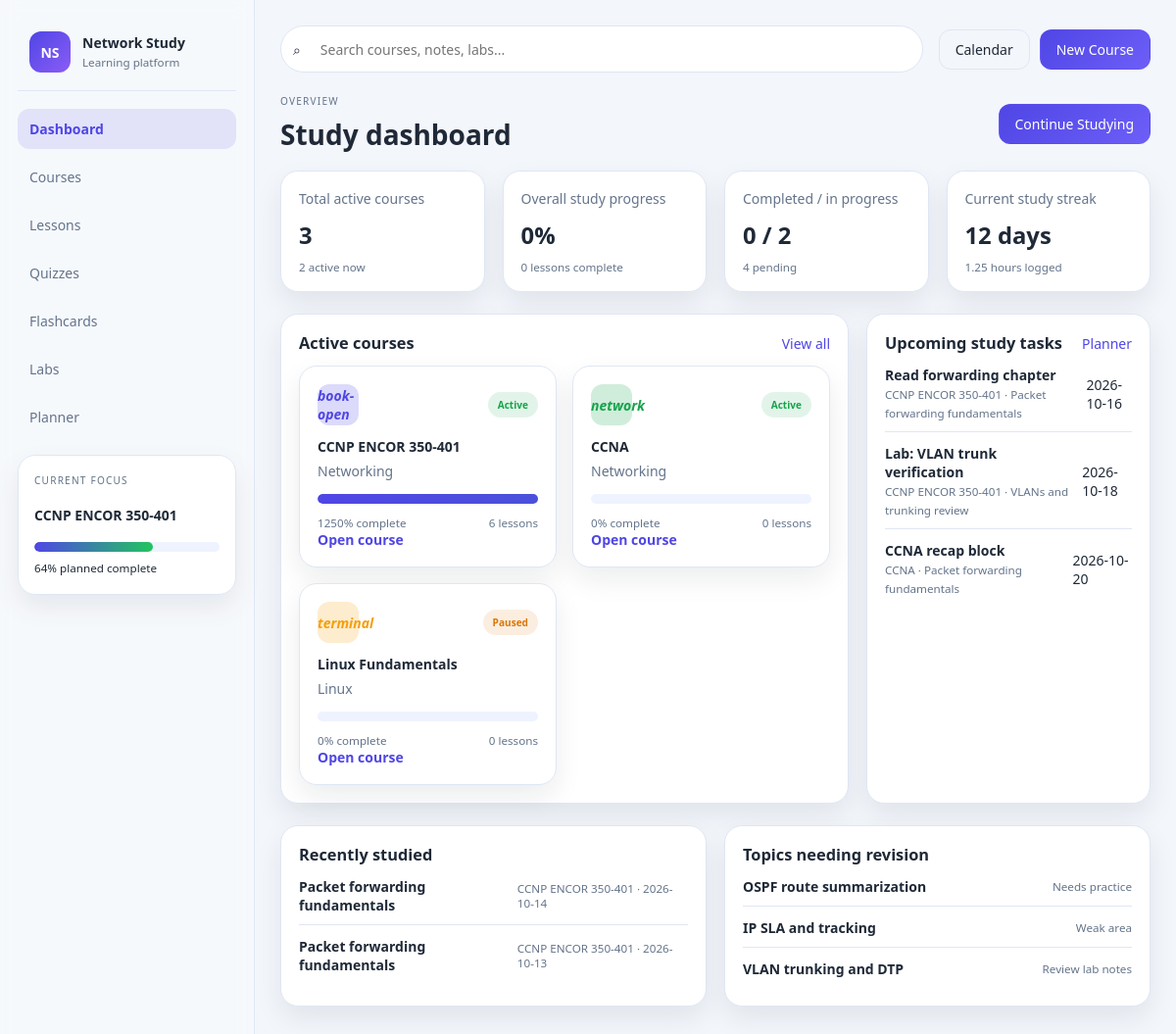
The page / on the database its author committed.
### tables this page shows
CREATE TABLE courses (
    id INT AUTO_INCREMENT PRIMARY KEY,
    user_id INT DEFAULT NULL,
    name VARCHAR(255) NOT NULL,
    description TEXT,
    category VARCHAR(100) NOT NULL DEFAULT 'General',
    target_goal VARCHAR(255) DEFAULT '',
    target_start_date DATE DEFAULT NULL,
    target_end_date DATE DEFAULT NULL,
    priority ENUM('low','medium','high') NOT NULL DEFAULT 'medium',
    estimated_hours DECIMAL(6,2) DEFAULT 0.00,
    daily_target_hours DECIMAL(4,2) DEFAULT 1.00,
    exam_date DATE DEFAULT NULL,
    color VARCHAR(20) DEFAULT '#4f46e5',
    icon VARCHAR(50) DEFAULT 'book-open',
    status ENUM('active','paused','completed','draft') NOT NULL DEFAULT 'active',
    is_active TINYINT(1) NOT NULL DEFAULT 1,
    created_at DATETIME NOT NULL DEFAULT CURRENT_TIMESTAMP,
    updated_at DATETIME NOT NULL DEFAULT CURRENT_TIMESTAMP ON UPDATE CURRENT_TIMESTAMP,
    CONSTRAINT fk_courses_user FOREIGN KEY (user_id) REFERENCES users(id) ON DELETE SET NULL
);

CREATE TABLE study_tasks (
    id INT AUTO_INCREMENT PRIMARY KEY,
    course_id INT DEFAULT NULL,
    lesson_id INT DEFAULT NULL,
    title VARCHAR(255) NOT NULL,
    description TEXT,
    due_date DATE DEFAULT NULL,
    due_time TIME DEFAULT NULL,
    duration_minutes INT NOT NULL DEFAULT 45,
    status ENUM('pending','in_progress','completed') NOT NULL DEFAULT 'pending',
    recurring_rule VARCHAR(255) DEFAULT '',
    created_at DATETIME NOT NULL DEFAULT CURRENT_TIMESTAMP,
    updated_at DATETIME NOT NULL DEFAULT CURRENT_TIMESTAMP ON UPDATE CURRENT_TIMESTAMP,
    CONSTRAINT fk_tasks_course FOREIGN KEY (course_id) REFERENCES courses(id) ON DELETE SET NULL,
    CONSTRAINT fk_tasks_lesson FOREIGN KEY (lesson_id) REFERENCES lessons(id) ON DELETE SET NULL
);

CREATE TABLE lessons (
    id INT AUTO_INCREMENT PRIMARY KEY,
    topic_id INT NOT NULL,
    title VARCHAR(255) NOT NULL,
    objectives TEXT,
    content LONGTEXT,
    status ENUM('pending','in_progress','completed') NOT NULL DEFAULT 'pending',
    estimated_minutes INT NOT NULL DEFAULT 30,
    video_title VARCHAR(255) DEFAULT '',
    video_url VARCHAR(500) DEFAULT '',
    book_pages VARCHAR(255) DEFAULT '',
    sort_order INT NOT NULL DEFAULT 0,
    created_at DATETIME NOT NULL DEFAULT CURRENT_TIMESTAMP,
    updated_at DATETIME NOT NULL DEFAULT CURRENT_TIMESTAMP ON UPDATE CURRENT_TIMESTAMP,
    CONSTRAINT fk_lessons_topic FOREIGN KEY (topic_id) REFERENCES topics(id) ON DELETE CASCADE
);

CREATE TABLE study_sessions (
    id INT AUTO_INCREMENT PRIMARY KEY,
    user_id INT NOT NULL,
    lesson_id INT DEFAULT NULL,
    session_date DATE NOT NULL,
    duration_minutes INT NOT NULL DEFAULT 0,
    notes TEXT,
    status ENUM('planned','completed') NOT NULL DEFAULT 'completed',
    created_at DATETIME NOT NULL DEFAULT CURRENT_TIMESTAMP,
    CONSTRAINT fk_sessions_user FOREIGN KEY (user_id) REFERENCES users(id) ON DELETE CASCADE,
    CONSTRAINT fk_sessions_lesson FOREIGN KEY (lesson_id) REFERENCES lessons(id) ON DELETE SET NULL
);

### app/controllers/BaseController.php (called while the page is built, shortened)
<?php
class BaseController
{
    protected function render(string $template, array $data = []): void
    {
        View::render($template, $data);
    }
}

### app/controllers/DashboardController.php (called while the page is built, shortened)
<?php
class DashboardController extends BaseController
{
    public function index(): void
    {
        $totalCourses = (int) Database::fetchOne('SELECT COUNT(*) as total FROM courses')['total'];
        $activeCourses = (int) Database::fetchOne('SELECT COUNT(*) as total FROM courses WHERE status = :status', ['status' => 'active'])['total'];
        $totalLessons = (int) Database::fetchOne('SELECT COUNT(*) as total FROM lessons')['total'];
        $completedLessons = (int) Database::fetchOne('SELECT COUNT(*) as total FROM lesson_progress WHERE progress_percent >= 100')['total'];
        $inProgressLessons = (int) Database::fetchOne('SELECT COUNT(*) as total FROM lesson_progress WHERE progress_percent > 0 AND progress_percent < 100')['total'];
        $pendingLessons = max(0, $totalLessons - $completedLessons - $inProgressLessons);
        $studyHours = (float) Database::fetchOne('SELECT COALESCE(SUM(duration_minutes), 0) as total FROM study_sessions')['total'];
        $studyHours = round($studyHours / 60, 2);
        $recentSessions = Database::fetchAll(
            'SELECT ss.*, l.title as lesson_title, c.name as course_name
             FROM study_sessions ss
             LEFT JOIN lessons l ON l.id = ss.lesson_id
             LEFT JOIN topics t ON t.id = l.topic_id
             LEFT JOIN modules m ON m.id = t.module_id
             LEFT JOIN courses c ON c.id = m.course_id
             ORDER BY ss.session_date DESC, ss.created_at DESC
             LIMIT 5'
        );
        $courses = Database::fetchAll(
            'SELECT c.*,
                    (SELECT COUNT(*) FROM modules m WHERE m.course_id = c.id) as module_count,
                    (SELECT COUNT(*) FROM topics t JOIN modules m2 ON m2.id = t.module_id WHERE m2.course_id = c.id) as topic_count,
                    (SELECT COUNT(*) FROM lessons l JOIN topics t2 ON t2.id = l.topic_id JOIN modules m3 ON m3.id = t2.module_id WHERE m3.course_id = c.id) as lesson_count,
                    (SELECT COALESCE(SUM(sp.progress_percent),0) FROM lesson_progress sp JOIN lessons l2 ON l2.id = sp.lesson_id JOIN topics t3 ON t3.id = l2.topic_id JOIN modules m4 ON m4.id = t3.module_id WHERE m4.course_id = c.id) / NULLIF((SELECT COUNT(*) FROM lessons l3 JOIN topics t4 ON t4.id = l3.topic_id JOIN modules m5 ON m5.id = t4.module_id WHERE m5.course_id = c.id), 0) * 100 AS progress_percent
             FROM courses c
             ORDER BY c.updated_at DESC'
        );
        $tasks = Database::fetchAll(
            'SELECT st.*, c.name as course_name, l.title as lesson_title
             FROM study_tasks st
             LEFT JOIN courses c ON c.id = st.course_id
             LEFT JOIN lessons l ON l.id = st.lesson_id
             WHERE st.status != :done
             ORDER BY st.due_date ASC, st.created_at DESC
             LIMIT 6',
            ['done' => 'completed']
        );
        $stats = [
            'total_courses' => $totalCourses,
            'active_courses' => $activeCourses,
            'overall_progress' => $totalLessons > 0 ? round((($completedLessons / $totalLessons) * 100), 1) : 0,
            'completed_lessons' => $completedLessons,
            'in_progress_lessons' => $inProgressLessons,
            'pending_lessons' => $pendingLessons,
            'study_hours' => $studyHours,
            'streak' => 12,
            'quiz_average' => 84,
        ];
        $this->render('dashboard', [
            'stats' => $stats,
            'courses' => $courses,
            'tasks' => $tasks,
            'recentSessions' => $recentSessions,
        ]);
    }
}

### config/config.php (called while the page is built)
<?php
return [
    'app_name' => 'Network Study Platform',
    'app_url' => 'http://localhost/network-study',
    'db' => [
        'host' => '127.0.0.1',
        'port' => 3306,
        'name' => 'network_study',
        'user' => 'root',
        'pass' => '',
        'charset' => 'utf8mb4',
    ],
    'uploads' => __DIR__ . '/../storage/uploads',
    'max_upload_size' => 10485760,
];

### app/helpers.php (called while the page is built, shortened)
<?php
function e(string $value): string
{
    return htmlspecialchars($value ?? '', ENT_QUOTES, 'UTF-8');
}
function base_url(string $path = ''): string
{
    $base = rtrim(config('app_url', 'http://localhost/network-study'), '/');
    return $base . '/' . ltrim($path, '/');
}
function config(string $key, $default = null)
{
    static $cfg = null;
    if ($cfg === null) {
        $cfg = require APP_ROOT . '/config/config.php';
    }
    $segments = explode('.', $key);
    $value = $cfg;
    foreach ($segments as $segment) {
        $value = $value[$segment];
    }
    return $value;
}
function status_badge(string $status): string
{
    $styles = [
        'active' => 'success',
        'paused' => 'warning',
        'completed' => 'info',
        'draft' => 'secondary',
        'pending' => 'muted',
        'in_progress' => 'primary',
    ];
    return $styles[strtolower($status)] ?? 'secondary';
}

### app/core/Database.php (called while the page is built, shortened)
<?php
class Database
{
    private static ?PDO $instance = null;
    public static function getInstance(): PDO
    {
        if (self::$instance === null) {
            $config = config('db');
            $dsn = sprintf(
                'mysql:host=%s;port=%d;dbname=%s;charset=%s',
                $config['host'],
                $config['port'],
                $config['name'],
                $config['charset']
            );
            self::$instance = new PDO(
                $dsn,
                $config['user'],
                $config['pass'],
                [
                    PDO::ATTR_ERRMODE => PDO::ERRMODE_EXCEPTION,
                    PDO::ATTR_DEFAULT_FETCH_MODE => PDO::FETCH_ASSOC,
                    PDO::ATTR_EMULATE_PREPARES => false,
                ]
            );
        }
        return self::$instance;
    }
    public static function query(string $sql, array $params = []): PDOStatement
    {
        $stmt = self::getInstance()->prepare($sql);
        $stmt->execute($params);
        return $stmt;
    }
    public static function fetchAll(string $sql, array $params = []): array
    {
        return self::query($sql, $params)->fetchAll();
    }
    public static function fetchOne(string $sql, array $params = []): ?array
    {
        $result = self::query($sql, $params);
        $row = $result->fetch();
        return $row ?: null;
    }
}

### templates/dashboard.php (the view)
<?php
$stats = $stats ?? [];
$courses = $courses ?? [];
$tasks = $tasks ?? [];
$recentSessions = $recentSessions ?? [];
?>
<div class="page-header">
    <div>
        <p class="eyebrow">Overview</p>
        <h1>Study dashboard</h1>
    </div>
    <a class="primary-button" href="<?= base_url('lessons/1') ?>">Continue Studying</a>
</div>
<section class="stats-grid">
    <article class="stat-card">
        <span class="stat-label">Total active courses</span>
        <strong><?= (int) ($stats['total_courses'] ?? 0) ?></strong>
        <small><?= (int) ($stats['active_courses'] ?? 0) ?> active now</small>
    </article>
    <article class="stat-card">
        <span class="stat-label">Overall study progress</span>
        <strong><?= (float) ($stats['overall_progress'] ?? 0) ?>%</strong>
        <small><?= (int) ($stats['completed_lessons'] ?? 0) ?> lessons complete</small>
    </article>
    <article class="stat-card">
        <span class="stat-label">Completed / in progress</span>
        <strong><?= (int) ($stats['completed_lessons'] ?? 0) ?> / <?= (int) ($stats['in_progress_lessons'] ?? 0) ?></strong>
        <small><?= (int) ($stats['pending_lessons'] ?? 0) ?> pending</small>
    </article>
    <article class="stat-card">
        <span class="stat-label">Current study streak</span>
        <strong><?= (int) ($stats['streak'] ?? 0) ?> days</strong>
        <small><?= (float) ($stats['study_hours'] ?? 0) ?> hours logged</small>
    </article>
</section>
<section class="content-grid">
    <div class="panel wide">
        <div class="panel-header">
            <h3>Active courses</h3>
            <a href="<?= base_url('courses') ?>">View all</a>
        </div>
        <?php if (!$courses): ?>
            <div class="empty-state">
                <p>No courses yet. Create your first learning plan.</p>
            </div>
        <?php else: ?>
            <div class="course-grid">
                <?php foreach ($courses as $course): ?>
                    <?php $progress = (float) ($course['progress_percent'] ?? 0); ?>
                    <article class="course-card" style="--course-color: <?= e($course['color'] ?? '#4f46e5') ?>;">
                        <div class="course-header">
                            <span class="course-badge" style="background: <?= e($course['color'] ?? '#4f46e5') ?>33; color: <?= e($course['color'] ?? '#4f46e5') ?>;">
                                <i><?= e($course['icon'] ?? '◉') ?></i>
                            </span>
                            <span class="status-badge status-<?= e(status_badge($course['status'] ?? 'active')) ?>"><?= e(ucwords(str_replace('_', ' ', $course['status'] ?? 'active'))) ?></span>
                        </div>
                        <h4><?= e($course['name']) ?></h4>
                        <p><?= e($course['category'] ?? 'General') ?></p>
                        <div class="mini-progress"><span style="width: <?= $progress ?>%"></span></div>
                        <div class="meta-row">
                            <small><?= $progress ?>% complete</small>
                            <small><?= (int) ($course['lesson_count'] ?? 0) ?> lessons</small>
                        </div>
                        <a href="<?= base_url('courses/' . (int) $course['id']) ?>">Open course</a>
                    </article>
                <?php endforeach; ?>
            </div>
        <?php endif; ?>
    </div>
    <div class="panel">
        <div class="panel-header">
            <h3>Upcoming study tasks</h3>
            <a href="#">Planner</a>
        </div>
        <?php if (!$tasks): ?>
            <div class="empty-state tiny">
                <p>No upcoming tasks.</p>
            </div>
        <?php else: ?>
            <ul class="task-list">
                <?php foreach ($tasks as $task): ?>
                    <li>
                        <div>
                            <strong><?= e($task['title'] ?? 'Study task') ?></strong>
                            <small><?= e($task['course_name'] ?? 'Course') ?> · <?= e($task['lesson_title'] ?? 'General') ?></small>
                        </div>
                        <span><?= e($task['due_date'] ?? 'Soon') ?></span>
                    </li>
                <?php endforeach; ?>
            </ul>
        <?php endif; ?>
    </div>
</section>
<section class="content-grid lower-grid">
    <div class="panel">
        <div class="panel-header">
            <h3>Recently studied</h3>
        </div>
        <ul class="plain-list">
            <?php if (!$recentSessions): ?>
                <li class="empty-state tiny"><p>No recent study sessions yet.</p></li>
            <?php else: ?>
                <?php foreach ($recentSessions as $session): ?>
                    <li>
                        <strong><?= e($session['lesson_title'] ?? 'Lesson') ?></strong>
                        <small><?= e($session['course_name'] ?? 'Course') ?> · <?= e($session['session_date'] ?? date('Y-m-d')) ?></small>
                    </li>
                <?php endforeach; ?>
            <?php endif; ?>
        </ul>
    </div>
    <div class="panel">
        <div class="panel-header">
            <h3>Topics needing revision</h3>
        </div>
        <ul class="plain-list">
            <li><strong>OSPF route summarization</strong><small>Needs practice</small></li>
            <li><strong>IP SLA and tracking</strong><small>Weak area</small></li>
            <li><strong>VLAN trunking and DTP</strong><small>Review lab notes</small></li>
        </ul>
    </div>
</section>

### rows shown on the page
courses: icon "book-open", status "Active", name "CCNP ENCOR 350-401", category "Networking", progress "1250", lesson_count "6"
courses: icon "network", status "Active", name "CCNA", category "Networking", progress "0", lesson_count "0"
courses: icon "terminal", status "Paused", name "Linux Fundamentals", category "Linux", progress "0", lesson_count "0"
study_tasks: title "Read forwarding chapter", course.name "CCNP ENCOR 350-401", lesson.title "Packet forwarding fundamentals", due_date "2026-10-16"
study_tasks: title "Lab: VLAN trunk verification", course.name "CCNP ENCOR 350-401", lesson.title "VLANs and trunking review", due_date "2026-10-18"
study_tasks: title "CCNA recap block", course.name "CCNA", lesson.title "Packet forwarding fundamentals", due_date "2026-10-20"
study_sessions: lesson.title "Packet forwarding fundamentals", courses.name "CCNP ENCOR 350-401", session_date "2026-10-14"
study_sessions: lesson.title "Packet forwarding fundamentals", courses.name "CCNP ENCOR 350-401", session_date "2026-10-13"

### other values the page prints
$stats['total_courses'] "3"
$stats['active_courses'] "2"
$stats['overall_progress'] "0"
$stats['completed_lessons'] "0"
$stats['in_progress_lessons'] "2"
$stats['pending_lessons'] "4"
$stats['streak'] "12"
$stats['study_hours'] "1.25"
